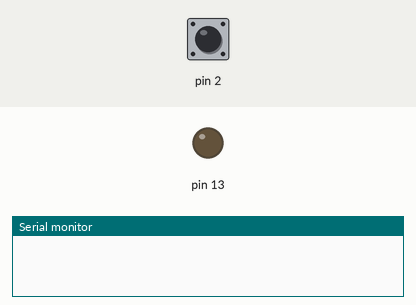
This sketch was run on a simulated Arduino Uno, built with avr-gcc and run on an emulated ATmega328P. On the bench: output pins drawn as LEDs (lit = HIGH), the last lines printed to the serial monitor. Inputs (shaded band) come from the test bench; at power-on: pin 2 LOW.

Above: at 1.2 s.
1.3 s: pin 2 driven HIGH
2.8 s: pin 2 driven LOW
4.3 s: pin 2 pulsed HIGH 5 times (0.12 s each, 0.3 s apart)
At 5.1 s:
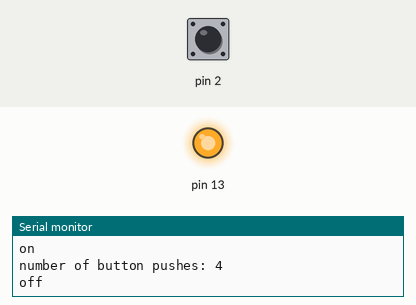
Timing chart, 0 to 7.3 s (numbered marks = the images above; inputs shaded):
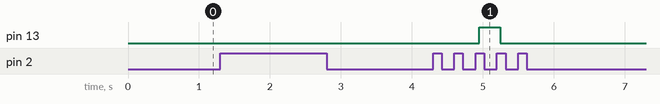

The sketch:

pulsador_lilypad.ino
```cpp
/* PROJECT TREE----------------------------------------------------------------
 * pulsador_lilypad/
 * ├── pulsador_lilypad.ino
 * ├── config.h
 * ├── timer_sw.h
 * ├── timer_sw.cpp
 * ├── pulsador.h
 * ├── pulsador.cpp
 * ├── salidas.h
 * └── salidas.cpp
 */

#include "config.h"
#include "timer_sw.h"
#include "pulsador.h"
#include "salidas.h"

void setup()
{
  pulsador_iniciar();
  salidas_iniciar();
}

void loop()
{
  /*
   * Se actualizan todos los temporizadores con una única lectura
   * de millis().
   */
  timer_sw_actualizar();

  /*
   * Las salidas solo se ejecutan cuando el pulsador ha producido
   * una transición validada.
   */
  if (pulsador_actualizar())
  {
    salidas_procesar(pulsador_estado(), pulsador_contador());
  }
}
```

pulsador.cpp
```cpp
#include "pulsador.h"
#include "config.h"
#include "timer_sw.h"

namespace
{
  uint8_t estadoEstable  = LOW;
  uint8_t ultimaLectura  = LOW;
  uint8_t contador       = 0U;
}

/*
 * Inicializa el pin de entrada y el estado interno del módulo.
 */
void pulsador_iniciar()
{
  pinMode(PIN_PULSADOR, INPUT);

  estadoEstable = LOW;
  ultimaLectura = LOW;
  contador      = 0U;
}

/*
 * Detecta cambios y aplica el antirrebote mediante un temporizador
 * software no bloqueante.
 */
bool pulsador_actualizar()
{
  const uint8_t lectura = digitalRead(PIN_PULSADOR);

  /*
   * Una lectura diferente inicia o reinicia el temporizador.
   * Todavía no se acepta como estado válido.
   */
  if (lectura != ultimaLectura)
  {
    ultimaLectura = lectura;
    timer_sw_iniciar(TIMER_REBOTE, TIEMPO_REBOTE);
  }

  /*
   * La transición se valida únicamente después de permanecer estable
   * durante el intervalo de antirrebote.
   */
  if (timer_sw_leer_flag(TIMER_REBOTE))
  {
    estadoEstable = ultimaLectura;

    /*
     * Solo se cuenta la transición a HIGH.
     */
    if (estadoEstable == HIGH)
    {
      ++contador;
    }

    return true;
  }

  return false;
}

/*
 * Devuelve el último estado estable validado.
 */
uint8_t pulsador_estado()
{
  return estadoEstable;
}

/*
 * Devuelve el número de pulsaciones válidas.
 */
uint8_t pulsador_contador()
{
  return contador;
}
```

pulsador.h
```cpp
#ifndef PULSADOR_H
#define PULSADOR_H

#include <Arduino.h>

/*
 * Inicializa el módulo del pulsador.
 */
void pulsador_iniciar();

/*
 * Actualiza el estado del pulsador.
 *
 * Devuelve true cuando se ha validado un cambio de estado después
 * del tiempo de antirrebote.
 */
bool pulsador_actualizar();

/*
 * Devuelve el estado estable actual del pulsador.
 */
uint8_t pulsador_estado();

/*
 * Devuelve el número de pulsaciones válidas.
 */
uint8_t pulsador_contador();

#endif
```

salidas.cpp
```cpp
#include "salidas.h"
#include "config.h"

  void salida_serie(uint8_t estadoPulsador, uint8_t contador);
  void conmutar_led_cada(uint8_t contador, uint8_t modulo);

#if SALIDA_ANALOG
  void salida_analog(uint8_t contador);
#endif


/*
 * Inicializa las salidas físicas y la comunicación serie.
 */
void salidas_iniciar()
{
  pinMode(PIN_LED, OUTPUT);

#if SALIDA_ANALOG
  pinMode(PIN_PWM_1, OUTPUT);
  pinMode(PIN_PWM_2, OUTPUT);
#endif

  Serial.begin(9600);
}

/*
 * Ejecuta todas las salidas asociadas a un evento válido.
 */
void salidas_procesar(uint8_t estadoPulsador, uint8_t contador)
{
  salida_serie(estadoPulsador, contador);
  conmutar_led_cada(contador, MODULO_LED);

#if SALIDA_ANALOG
  salida_analog(contador);
#endif
}

/*
 * Envía el estado y el contador por el puerto serie.
 */
void salida_serie(uint8_t estadoPulsador, uint8_t contador)
{
  if (estadoPulsador == LOW)
  {
    Serial.println(F("off"));
  }
  else
  {
    Serial.println(F("on"));
    Serial.print(F("number of button pushes: "));
    Serial.println(contador);
  }
}

/*
 * Activa el LED cuando el contador es múltiplo de modulo.
 *
 * La máscara solo es válida si modulo es una potencia de dos:
 *
 *     contador % modulo
 *
 * equivale a:
 *
 *     contador & (modulo - 1)
 */
void conmutar_led_cada(uint8_t contador, uint8_t modulo)
{
  if ((contador & (modulo - 1U)) == 0U)
  {
    digitalWrite(PIN_LED, HIGH);
  }
  else
  {
    digitalWrite(PIN_LED, LOW);
  }
}

#if SALIDA_ANALOG

/*
 * Genera una salida PWM proporcional al contador.
 */
void salida_analog(uint8_t contador)
{
  const uint8_t brillo = ((uint16_t)contador * 255U) >> 2U;

  analogWrite(PIN_PWM_1, brillo);
  analogWrite(PIN_PWM_2, brillo);
}

#endif
```

salidas.h
```cpp
#ifndef SALIDAS_H
#define SALIDAS_H

#include <Arduino.h>

/*
 * Inicializa las salidas de la aplicación.
 */
void salidas_iniciar();

/*
 * Procesa las salidas después de un cambio validado del pulsador.
 */
void salidas_procesar(uint8_t estadoPulsador, uint8_t contador);

#endif
```

timer_sw.cpp
```cpp
#include "timer_sw.h"
#include "config.h"

namespace
{
  struct Timer
  {
    uint32_t inicio;
    uint16_t periodo;
    bool activo;
    bool flag;
  };

  Timer timers[NUM_TIMERS_SW] = {};
}

/*
 * Inicia o reinicia un temporizador.
 */
void timer_sw_iniciar(uint8_t id, uint16_t periodo)
{
  if (id >= NUM_TIMERS_SW)
  {
    return;
  }

  timers[id].inicio  = millis();
  timers[id].periodo = periodo;
  timers[id].activo  = true;
  timers[id].flag    = false;
}

/*
 * Actualiza todos los temporizadores activos.
 *
 * La resta entre valores unsigned de millis() continúa funcionando
 * correctamente cuando millis() se desborda y vuelve a cero:
 *
 *     ahora - inicio
 *
 * Por ello se compara el tiempo transcurrido y no una hora final.
 *
 * Esta técnica es válida para intervalos inferiores a la mitad del
 * rango de uint32_t.
 */
void timer_sw_actualizar()
{
  const uint32_t ahora = millis();

  for (uint8_t id = 0U; id < NUM_TIMERS_SW; ++id)
  {
    Timer &timer = timers[id];

    if (timer.activo &&
        ((uint32_t)(ahora - timer.inicio) >= timer.periodo))
    {
      timer.activo = false;
      timer.flag   = true;
    }
  }
}

/*
 * Lee y consume la flag de un temporizador.
 */
bool timer_sw_leer_flag(uint8_t id)
{
  if (id >= NUM_TIMERS_SW)
  {
    return false;
  }

  if (timers[id].flag)
  {
    timers[id].flag = false;
    return true;
  }

  return false;
}
```

timer_sw.h
```cpp
#ifndef TIMER_SW_H
#define TIMER_SW_H

#include <Arduino.h>

/*
 * Inicializa o reinicia un temporizador software.
 *
 * La flag asociada se borra al iniciar el temporizador.
 */
void timer_sw_iniciar(uint8_t id, uint16_t periodo);

/*
 * Actualiza todos los temporizadores activos.
 *
 * Debe llamarse periódicamente desde loop().
 */
void timer_sw_actualizar();

/*
 * Lee y consume la flag de un temporizador.
 *
 * Devuelve true una sola vez por cada expiración.
 */
bool timer_sw_leer_flag(uint8_t id);

#endif
```

config.h
```cpp
#ifndef CONFIG_H
#define CONFIG_H

#include <Arduino.h>

/* Opciones de compilación. */
#define SALIDA_ANALOG  0U
#define MODULO_LED     4U
#define TIEMPO_REBOTE  50U

/*
 * Pines del LilyPad.
 *
 * Estos valores pueden modificarse sin tocar el resto de los módulos.
 */
constexpr uint8_t PIN_PULSADOR = 2U;
constexpr uint8_t PIN_LED      = 13U;
constexpr uint8_t PIN_PWM_1    = 5U;
constexpr uint8_t PIN_PWM_2    = 6U;

/* Identificadores de temporizadores software. */
enum TimerId : uint8_t
{
  TIMER_REBOTE = 0U,
  NUM_TIMERS_SW
};

#endif
```

Measured:
- after the input at 4.3 s, pin 13: LOW → HIGH after 0.65 s, → LOW 0.30 s later
